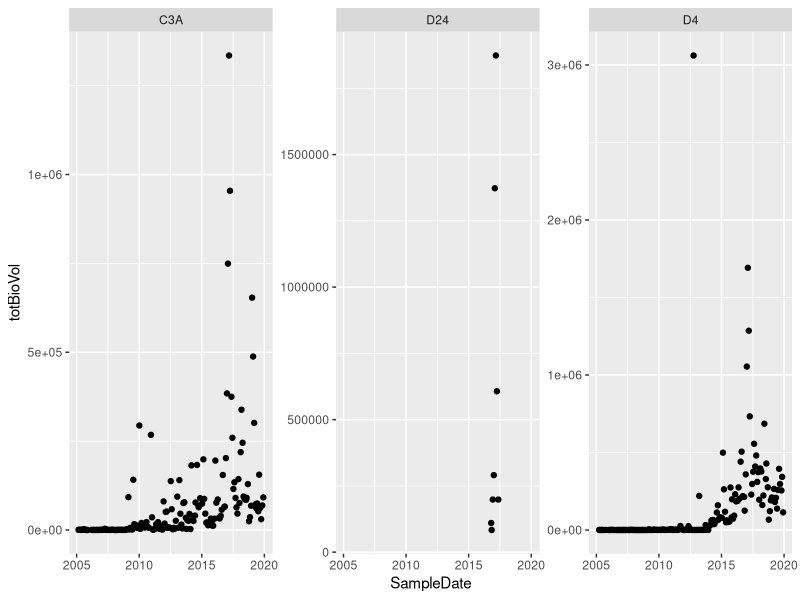

Generate this figure with R:
# Explore and compile phytoplankton data for SAM model

library(readr)
library(readxl)
library(dplyr)
library(ggplot2)

# Import data
emp1 <- read_csv("data/EMP_Phytoplankton_1975_2016_Data.csv") %>%
  mutate(SampleDate = as.POSIXct(SampleDate, format = "%m/%d/%y",
                                 tz = "US/Pacific"))

emp2 <- read_xlsx("data/EMP_Phytoplankton_2017_2018_Data.xlsx",
                  sheet = "2017 Algal Type Data") %>%
  mutate(Date = as.POSIXct(Date, tz = "US/Pacific"))

emp3 <- read_xlsx("data/EMP_Phytoplankton_2017_2018_Data.xlsx",
                  sheet = "2018 Algal Type Data") %>%
  mutate(Date = as.POSIXct(Date, tz = "US/Pacific"))

emp4 <- read_xlsx("data/EMP_Phytoplankton_2019_Data.xlsx",
                   "2019 Data by Algal Type") %>%
  mutate(Date = as.POSIXct(Date, tz = "US/Pacific"))

cnames <- list(colnames(emp1),
               colnames(emp2),
               colnames(emp3),
               colnames(emp4))

tnames <- c("Date", "Station", "Pennate", "Centric",
            "Chrysophyte", "Cyanobacter", "Cryptophyt", "Dinoflag",
            "Euglenoid", "Eustigmato", "Green", "Xantho",
            "Cilliat", "Hapto")

mat <- matrix(NA, nrow = 4, ncol = length(tnames))
for(i in 1:4){
  vind <- c()
  for(j in 1:length(tnames)){
    temp <- ifelse(length(grep(tnames[j], cnames[[i]])) == 0,
                   NA,
                   grep(tnames[j], cnames[[i]]))
    vind <- c(vind, temp)
  }
  mat[i,] <- vind
}

# which are present for all 4 datasets
tind <- which(colSums(mat) > 0)

# combine
emp <- as.data.frame(mapply(c,
                            emp1[, mat[1, tind]],
                            emp2[, mat[2, tind]],
                            emp3[, mat[3, tind]],
                            emp4[, mat[4, tind]])) %>%
  mutate_at(3:10, as.numeric) %>%
  mutate(SampleDate = as.POSIXct(as.numeric(SampleDate),
                                 origin = "1970-01-01",
                                 tz = "US/Pacific"),
         totBioVol = select(., 'Pennate Diatoms':'Green Algae') %>% rowSums())

# Filter by sites of interest
sites <- c("C3A", "D24", "D4")
emp_sub <- emp %>%
  filter(StationCode %in% sites)

emp_sub %>%
  filter(SampleDate >= as.POSIXct("2005-01-01")) %>%
  ggplot(aes(x = SampleDate, y = totBioVol)) +
    geom_point() +
    facet_wrap(~StationCode, scale = "free_y")
